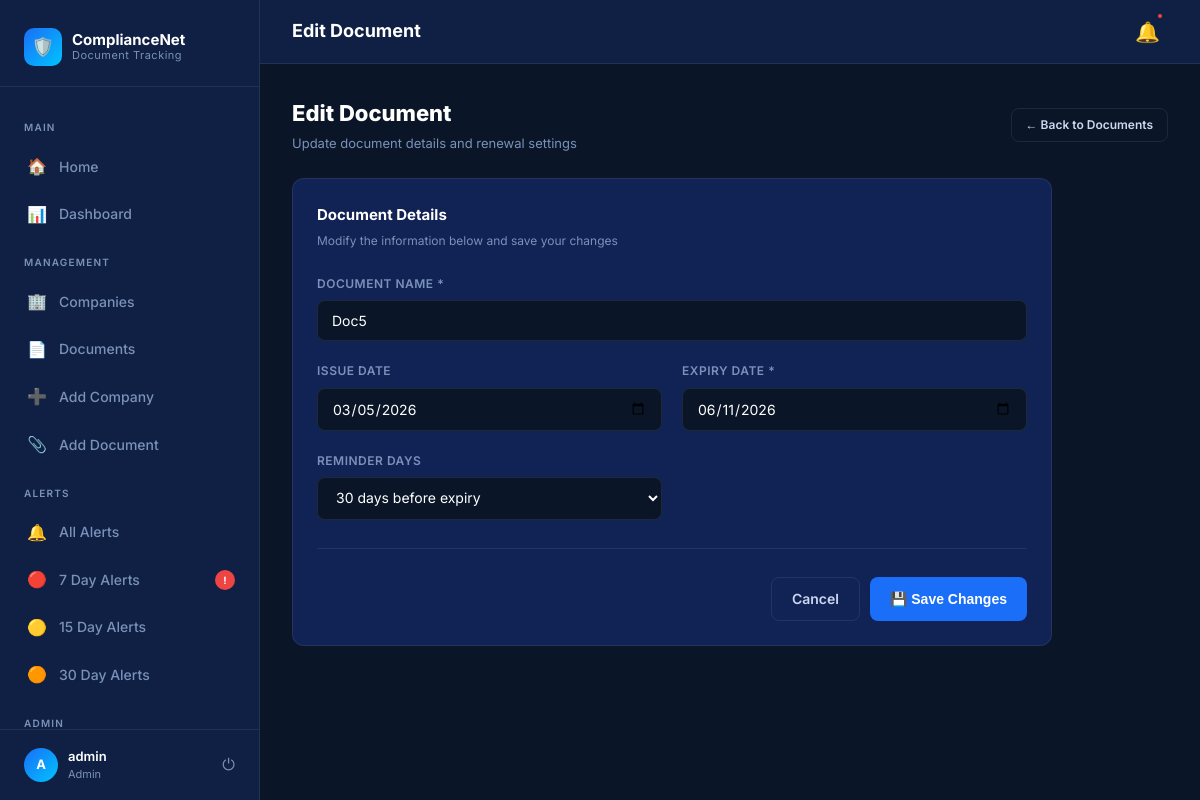
/edit-document/5 (signed in), run on the app's committed database.
### tables this page shows
CREATE TABLE documents (
    id INTEGER PRIMARY KEY AUTOINCREMENT,
    company_id INTEGER,
    document_name TEXT,
    issue_date TEXT,
    expiry_date TEXT,
    reminder_days INTEGER,
    FOREIGN KEY(company_id) REFERENCES companies(id)
);

### app.py (the view, shortened to what this page needs)
@app.route('/edit-document/<int:id>', methods=['GET', 'POST'])
def edit_document(id):
    if not admin_required():
        return "Access Denied"
    conn = sqlite3.connect('company.db')
    conn.row_factory = sqlite3.Row
    document = conn.execute(
        "SELECT * FROM documents WHERE id=?",
        (id,)
    ).fetchone()
    conn.close()
    return render_template(
        'edit_document.html',
        document=document
    )

### app.py (called while the page is built)
def admin_required():
    if session.get('role') != 'admin':
        return False
    return True

### templates/edit_document.html (shortened to what this page needs)
{% extends 'base.html' %}
{% block topbar_title %}Edit Document{% endblock %}
{% block content %}
<div class="page-header">
  <div>
    <h1>Edit Document</h1>
    <p>Update document details and renewal settings</p>
  </div>
  <a href="/documents" class="btn btn-outline btn-sm">← Back to Documents</a>
</div>
<div class="card" style="max-width:760px">
  <div style="margin-bottom:24px">
    <div class="card-title">Document Details</div>
    <div class="card-sub">Modify the information below and save your changes</div>
  </div>
  <form method="POST">
    <div class="form-grid">
      <div class="form-group form-full">
        <label class="form-label">Document Name *</label>
        <input type="text" name="document_name" class="form-control" value="{{ document.document_name }}" required/>
      </div>
      <div class="form-group">
        <label class="form-label">Issue Date</label>
        <input type="date" name="issue_date" class="form-control" value="{{ document.issue_date }}"/>
      </div>
      <div class="form-group">
        <label class="form-label">Expiry Date *</label>
        <input type="date" name="expiry_date" class="form-control" value="{{ document.expiry_date }}" required/>
      </div>
      <div class="form-group">
        <label class="form-label">Reminder Days</label>
        <select name="reminder_days" class="form-control">
          <option value="30" {% if document.reminder_days == 30 %}selected{% endif %}>30 days before expiry</option>
        </select>
      </div>
    </div>
    <hr class="section-divider"/>
    <div style="display:flex;gap:10px;justify-content:flex-end">
      <a href="/documents" class="btn btn-outline">Cancel</a>
      <button type="submit" class="btn btn-primary">💾 Save Changes</button>
    </div>
  </form>
</div>
{% endblock %}

### templates/base.html (style rules this page uses)
*, *::before, *::after { box-sizing: border-box; margin: 0; padding: 0; }
:root { --navy: #0a1628; --navy-mid: #0f2044; --navy-card: #112255; --navy-light:#1a3066; --blue: #1a6ef7; --blue-light:#3d8ef8; --blue-glow: rgba(26,110,247,0.18); --cyan: #00c4ff; --white: #ffffff; --text: #cdd8f0; --muted: #7a91b8; --border: rgba(255,255,255,0.08); --red: #ef4444; --yellow: #f59e0b; --green: #10b981; --radius: 12px; --radius-sm: 8px; --shadow: 0 4px 24px rgba(0,0,0,0.4); }
html, body { height: 100%; font-family: 'Inter', sans-serif; background: var(--navy); color: var(--white); line-height: 1.6; }
a { color: inherit; text-decoration: none; }
.card { background: var(--navy-card); border: 1px solid var(--border); border-radius: var(--radius); padding: 24px; }
.card-title { font-size: 15px; font-weight: 700; color: var(--white); margin-bottom: 4px; }
.card-sub { font-size: 12px; color: var(--muted); }
.btn { display: inline-flex; align-items: center; gap: 8px; padding: 10px 20px; font-size: 14px; font-weight: 600; border-radius: var(--radius-sm); border: none; cursor: pointer; transition: all 0.2s; white-space: nowrap; }
.btn-primary { background: var(--blue); color: #fff; }
.btn-outline { background: transparent; border: 1px solid var(--border); color: var(--text); }
.btn-sm { padding: 6px 14px; font-size: 12px; }
.form-grid { display: grid; grid-template-columns: 1fr 1fr; gap: 20px; }
.form-full { grid-column: 1 / -1; }
.form-group { display: flex; flex-direction: column; gap: 7px; }
.form-label { font-size: 12px; font-weight: 600; color: var(--muted); letter-spacing: 0.5px; text-transform: uppercase; }
.form-control { background: var(--navy); border: 1px solid var(--border); border-radius: var(--radius-sm); padding: 11px 14px; color: var(--white); font-size: 14px; font-family: 'Inter', sans-serif; transition: border-color 0.2s; width: 100%; }
.form-control::placeholder { color: var(--muted); }
select.form-control option { background: var(--navy-mid); }
.page-header { display: flex; align-items: center; justify-content: space-between; margin-bottom: 24px; }
.page-header h1 { font-size: 22px; font-weight: 800; color: var(--white); }
.page-header p { font-size: 13px; color: var(--muted); margin-top: 2px; }
.section-divider { border: none; border-top: 1px solid var(--border); margin: 28px 0; }

### data on the page
documents: document_name "Doc5", issue_date "03/05/2026", expiry_date "06/11/2026", reminder_days "30 days before expiry"

### other printed values
{{ session.get('username', 'U')[0]|upper }} "A"
{{ session.get('username', 'User') }} "admin"
{{ session.get('role', 'staff') }} "Admin"
